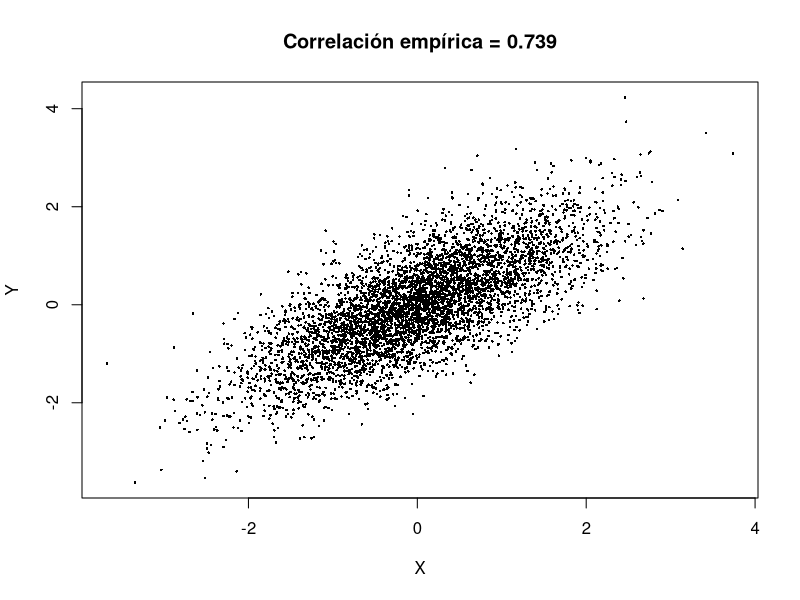
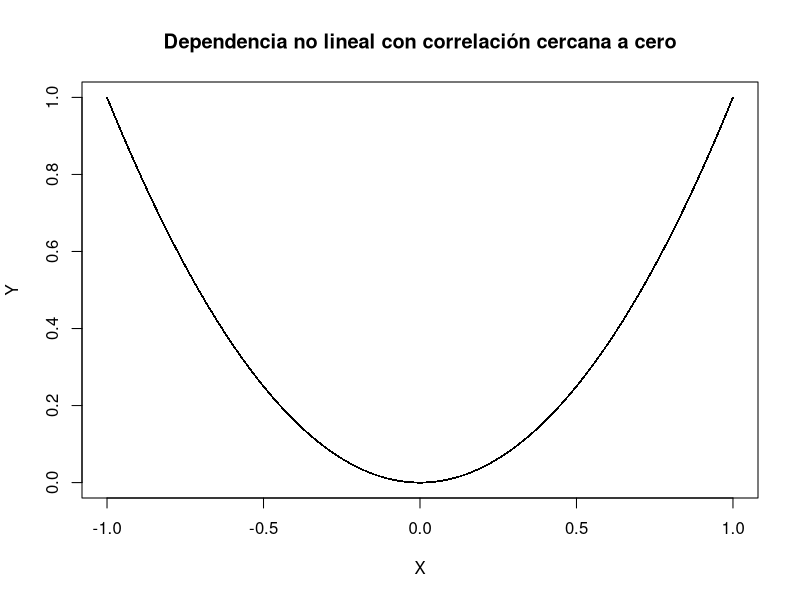

Generate these figures, in order, with R:
## ---- chunk 1
P <- matrix(c(
  0.20,0.10,0.05,
  0.15,0.20,0.10,
  0.05,0.10,0.05
), nrow=3, byrow=TRUE)
x <- 0:2; y <- 0:2
px <- rowSums(P); py <- colSums(P)
EX <- sum(x*px); EY <- sum(y*py)
EXY <- sum(outer(x,y,"*")*P)
EX; EY; EXY
## ---- chunk 2
EX2 <- sum(x^2*px); EY2 <- sum(y^2*py)
VX <- EX2-EX^2; VY <- EY2-EY^2
CXY <- EXY-EX*EY
RHO <- CXY/sqrt(VX*VY)
c(varX=VX,varY=VY,cov=CXY,rho=RHO)
## ---- chunk 3
var_comb <- function(a,b,VX,VY,CXY)
  a^2*VX+b^2*VY+2*a*b*CXY
var_comb(2,-3,VX,VY,CXY)
## ---- chunk 4
set.seed(2026)
n <- 5000
rho <- 0.75
z1 <- rnorm(n); z2 <- rnorm(n)
X <- z1
Y <- rho*z1 + sqrt(1-rho^2)*z2
cor(X,Y)
plot(X,Y,pch=16,cex=.35,
     main=paste("Correlación empírica =",round(cor(X,Y),3)))
## ---- chunk 5
set.seed(2026)
X <- runif(50000,-1,1)
Y <- X^2
cor(X,Y)
plot(X,Y,pch=16,cex=.25,
     main="Dependencia no lineal con correlación cercana a cero")
## ---- chunk 6
set.seed(2026)
z1 <- rnorm(10000); z2 <- rnorm(10000)
X <- z1
Y <- .6*z1 + sqrt(1-.6^2)*z2
cov(cbind(X,Y))
cor(cbind(X,Y))
